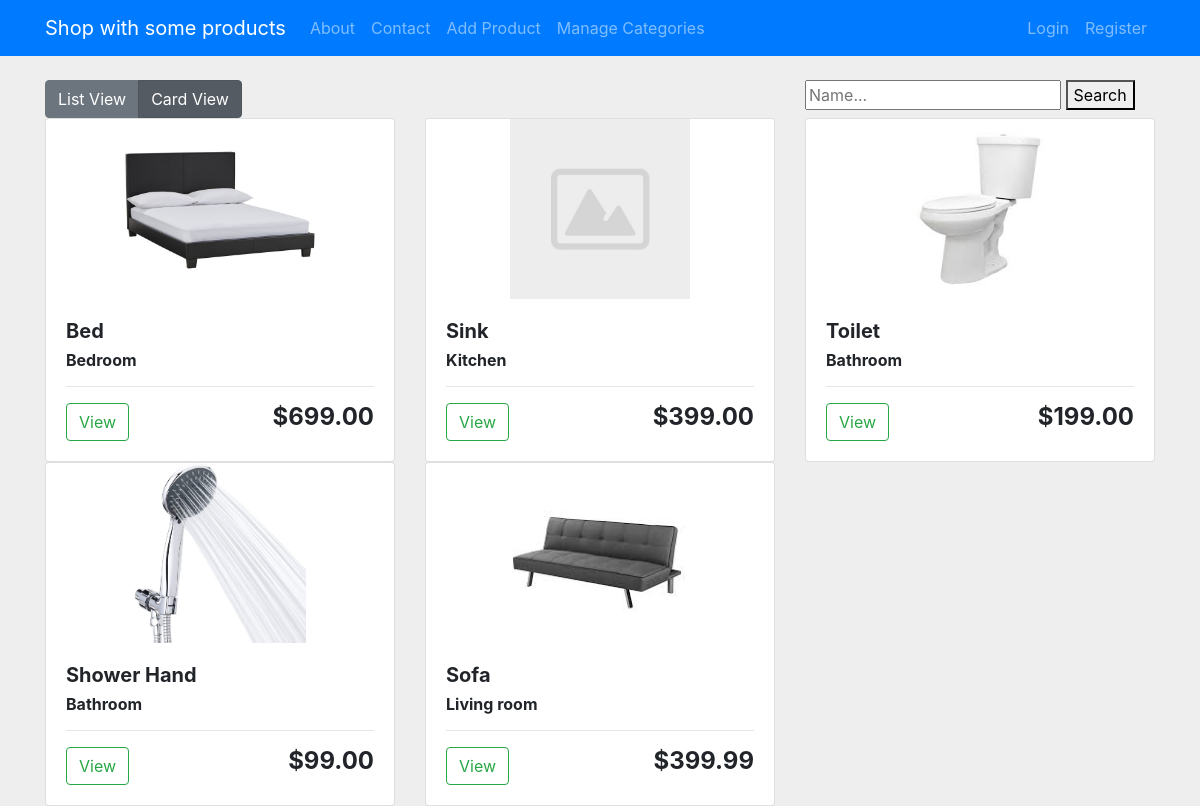
The page /card_view/ on the database as committed earlier.
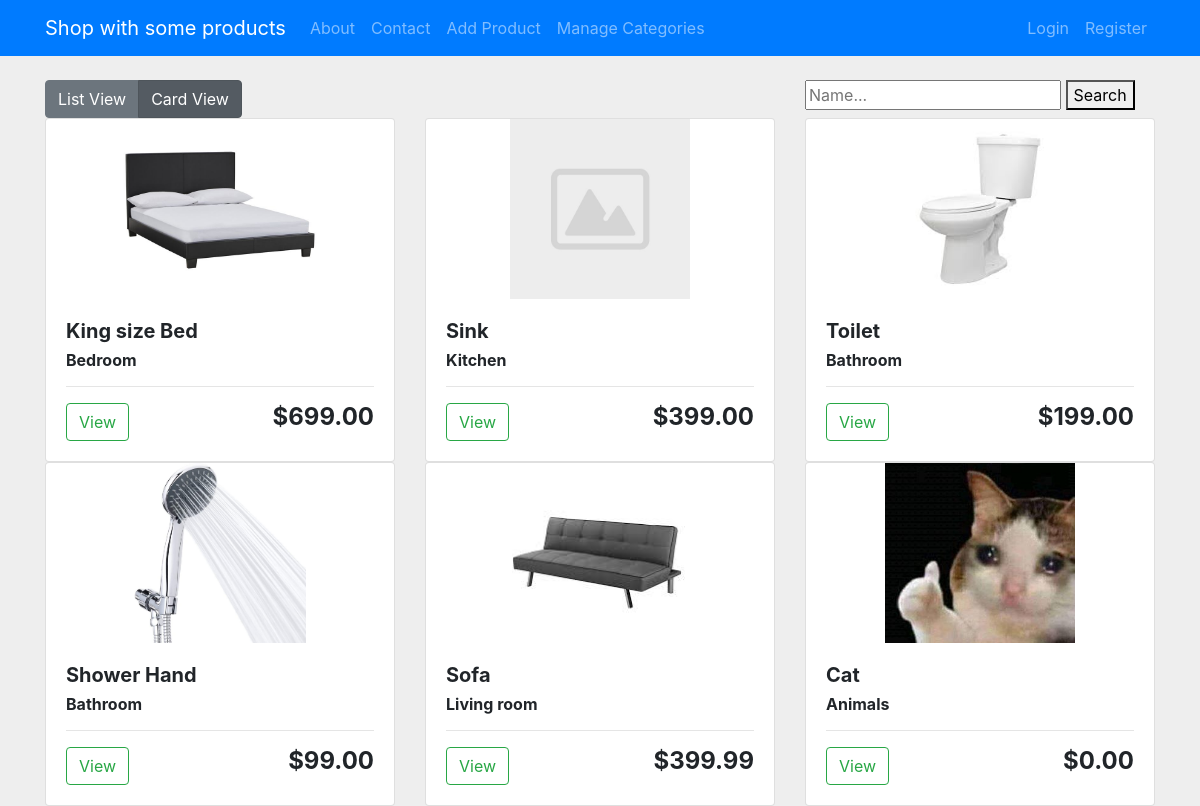
The same page on the database as committed later.
### products/models.py (models this page shows, shortened)
class Product(models.Model):
    name = models.CharField(max_length=100)
    description = models.TextField()
    product_category = models.ForeignKey(Category, null=True, on_delete=models.SET_NULL)
    price = models.DecimalField(max_digits=5, decimal_places=2)
    image = models.ImageField(default='products_images/default.jpg', upload_to='products_images', null=True, blank=True)

class Category(models.Model):
    name = models.CharField(max_length=100)
    def __str__(self):
        return self.name

### products/views.py (the view)
# urls.py: path('card_view/', views.card_view, name='card_view'),
def card_view(request):
    products = Product.objects.all()
    categories = Category.objects.all()
    search = request.GET.get('search')
    if search:
        q1 = Product.objects.filter(name__contains=search)
        products = q1
    context = {'products': products, 'categories': categories}
    return render(request, 'products/card_view.html', context)

### products/templates/products/card_view.html
{% extends 'products/main.html' %}
{% load static %}
{% block content %}
<div class="row">
  <div class="col-md-8">
    <div class="btn-group btn-group-toggle" data-toggle="buttons">
      <a class="btn btn-secondary" href="{% url 'product_home' %}">
        <input type="radio"> List View
      </a>
      <a class="btn btn-secondary" href="{% url 'card_view' %}">
        <input type="radio" checked> Card View
      </a>
    </div>
  </div>
  <div class="col-md-4">
    <form action="{% url 'card_view' %}" method="get">
      <input name="search" type="text" placeholder="Name...">
      <button>Search</button>
    </form>
  </div>
</div>
	<div class="row">
	{% for product in products %}
		<div class="col-4">
		<div class="card">
			<img class="card-img-top" src="{{ product.image.url }}">
			<div class="card-body">
				<h5><strong>{{ product.name }}</strong></h5>
				<h6><strong>{{ product.product_category }}</strong></h6>
				<hr>
				<a class="btn btn-outline-success" href="{% url 'product_detail' product.id %}">View</a>
				<h4 style="display: inline-block; float: right"><strong>${{ product.price }}</strong></h4>
			</div>
		</div>
		</div>
	{% endfor %}
	</div>
{% endblock %}

### products/templates/products/main.html (shortened to what this page needs)
{% load static %}
<!doctype html>
<html lang="en">
  <head>
    <link rel="stylesheet" href="https://stackpath.bootstrapcdn.com/bootstrap/4.5.2/css/bootstrap.min.css">
    <link  rel="stylesheet" type="text/css" href="{% static '/css/main.css'%}">
  </head>
  <body>
    <nav class="navbar navbar-expand-lg navbar-dark bg-primary">
      <div class="container">
        <a class="navbar-brand" href="{% url 'product_home' %}">Shop with some products</a>
        <div class="collapse navbar-collapse" id="navbarNav">
          <ul class="navbar-nav">
            <li class="nav-item">
              <a class="nav-link" href="{% url 'product_about' %}">About</a>
            </li>
            <li class="nav-item">
              <a class="nav-link" href="{% url 'product_contact' %}">Contact</a>
            </li>
            <li class="nav-item">
              <a class="nav-link" href="{% url 'product_create' %}">Add Product</a>
            </li>
            <li class="nav-item">
              <a class="nav-link" href="{% url 'categories_home' %}">Manage Categories</a>
            </li>
          </ul>
          <ul class="navbar-nav ml-auto">
            {% if user.is_authenticated %}
              <li class="nav-item">
                <a class="nav-link" href="{% url 'logout' %}">Logout</a>
              </li>
            {% else %}
              <li class="nav-item">
                <a class="nav-link" href="{% url 'login' %}">Login</a>
              </li>
              <li class="nav-item">
                <a class="nav-link" href="{% url 'register' %}">Register</a>
              </li>
            {% endif %}
          </ul>
        </div>
        </div>
      </nav>
    <div class='container'>
      <br>
      {% block content %}{% endblock %}
    </div>
  </body>
</html>

### products/static/css/main.css (style rules this page uses)
body { background-color: #EEEEEE; }
.card-img-top { height: 15vw; object-fit: contain; }

Rows that differ between the two databases and show on the page:
changed Product "Bedroom": name "Bed" → "King size Bed"
added Product: image (picture), name "Cat", product_category "Animals", price "0.00"
